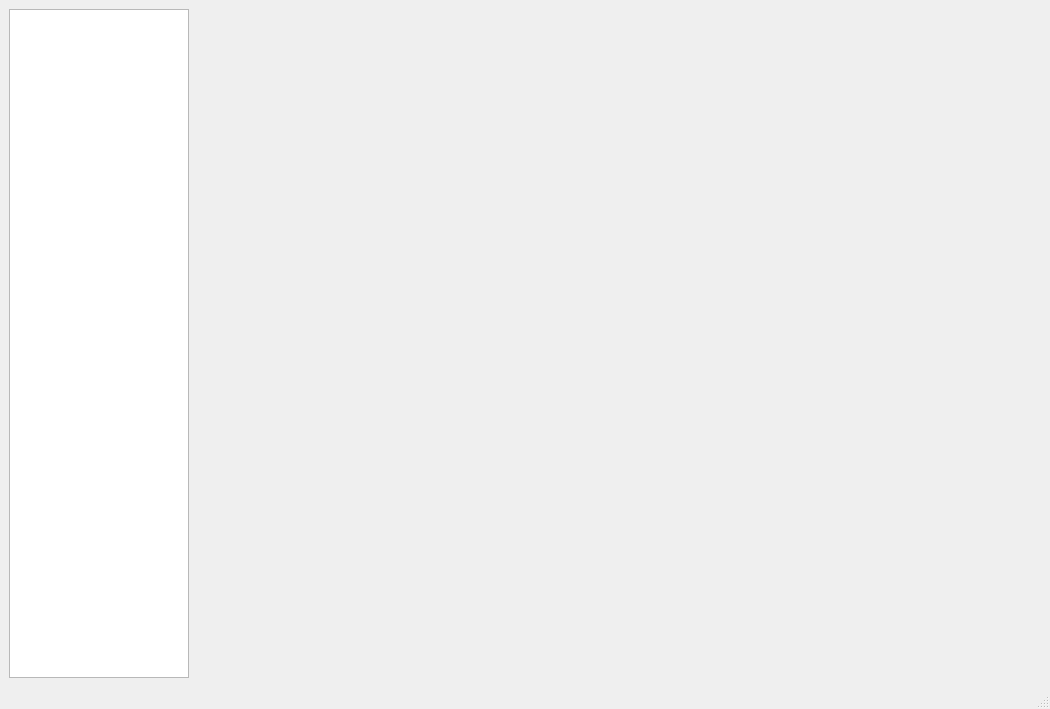
<?xml version="1.0" encoding="UTF-8"?>
<ui version="4.0">
 <class>MainWindow</class>
 <widget class="QMainWindow" name="MainWindow">
  <property name="geometry">
   <rect>
    <x>0</x>
    <y>0</y>
    <width>1050</width>
    <height>709</height>
   </rect>
  </property>
  <property name="windowTitle">
   <string>MainWindow</string>
  </property>
  <widget class="QWidget" name="centralwidget">
   <property name="styleSheet">
    <string notr="true"/>
   </property>
   <layout class="QGridLayout" name="gridLayout">
    <item row="1" column="1">
     <widget class="QStackedWidget" name="stackedWidget">
      <widget class="QWidget" name="page_6"/>
      <widget class="QWidget" name="page">
       <widget class="QPushButton" name="pushButton">
        <property name="geometry">
         <rect>
          <x>190</x>
          <y>450</y>
          <width>450</width>
          <height>40</height>
         </rect>
        </property>
        <property name="text">
         <string>进入管理员模式</string>
        </property>
       </widget>
       <widget class="QLineEdit" name="lineEdit">
        <property name="geometry">
         <rect>
          <x>190</x>
          <y>370</y>
          <width>451</width>
          <height>31</height>
         </rect>
        </property>
        <property name="font">
         <font>
          <pointsize>13</pointsize>
         </font>
        </property>
        <property name="echoMode">
         <enum>QLineEdit::Password</enum>
        </property>
        <property name="placeholderText">
         <string>请输入密码</string>
        </property>
       </widget>
       <widget class="QLabel" name="label">
        <property name="geometry">
         <rect>
          <x>50</x>
          <y>30</y>
          <width>720</width>
          <height>331</height>
         </rect>
        </property>
        <property name="sizePolicy">
         <sizepolicy hsizetype="Preferred" vsizetype="Maximum">
          <horstretch>0</horstretch>
          <verstretch>0</verstretch>
         </sizepolicy>
        </property>
        <property name="font">
         <font>
          <pointsize>17</pointsize>
         </font>
        </property>
        <property name="cursor">
         <cursorShape>ArrowCursor</cursorShape>
        </property>
        <property name="acceptDrops">
         <bool>false</bool>
        </property>
        <property name="toolTip">
         <string/>
        </property>
        <property name="whatsThis">
         <string>使用说明</string>
        </property>
        <property name="autoFillBackground">
         <bool>false</bool>
        </property>
        <property name="styleSheet">
         <string notr="true"/>
        </property>
        <property name="text">
         <string>       您可以通过本页面进入管理员模式，在下面的文本框中输入正确的密码，即可进入管理员模式，对航班信息进行统一的查询管理，添加航班，修改航班信息，取消航班，以及对航班数据进行任意的合法操作，对此系统有任何的观点，欢迎您来提出意见和反馈，感谢您的使用</string>
        </property>
        <property name="alignment">
         <set>Qt::AlignLeading|Qt::AlignLeft|Qt::AlignTop</set>
        </property>
        <property name="wordWrap">
         <bool>true</bool>
        </property>
       </widget>
      </widget>
      <widget class="QWidget" name="page_5">
       <widget class="QPushButton" name="pushButton_2">
        <property name="geometry">
         <rect>
          <x>190</x>
          <y>450</y>
          <width>450</width>
          <height>40</height>
         </rect>
        </property>
        <property name="text">
         <string>进入用户模式</string>
        </property>
       </widget>
       <widget class="QLabel" name="label_2">
        <property name="geometry">
         <rect>
          <x>60</x>
          <y>40</y>
          <width>720</width>
          <height>291</height>
         </rect>
        </property>
        <property name="font">
         <font>
          <pointsize>17</pointsize>
         </font>
        </property>
        <property name="text">
         <string>你好，欢迎使用春秋航班航班信息查询系统通过本系统用户可进行航班信息的查询了解到，指定航班的详细信息查询方式可以通过使肥城市起飞，城市和抵达城市进行搜寻相关符合条件的航班，同时可进行购买操作，再次见面下，您不需要进行登录即可使用。n</string>
        </property>
        <property name="alignment">
         <set>Qt::AlignLeading|Qt::AlignLeft|Qt::AlignTop</set>
        </property>
        <property name="wordWrap">
         <bool>true</bool>
        </property>
        <property name="margin">
         <number>0</number>
        </property>
       </widget>
      </widget>
      <widget class="QWidget" name="page_2">
       <widget class="QPushButton" name="pushButton_3">
        <property name="geometry">
         <rect>
          <x>190</x>
          <y>450</y>
          <width>450</width>
          <height>40</height>
         </rect>
        </property>
        <property name="text">
         <string>退出系统</string>
        </property>
       </widget>
       <widget class="QLabel" name="label_3">
        <property name="geometry">
         <rect>
          <x>60</x>
          <y>30</y>
          <width>721</width>
          <height>341</height>
         </rect>
        </property>
        <property name="font">
         <font>
          <pointsize>17</pointsize>
         </font>
        </property>
        <property name="text">
         <string>您好，欢迎使用春秋航空航班信息查询管理系统，本系统基于C加加语言，qt界面设计进行开发，可在windows MAC等环境下进行运行，管理系统当中包含管理员模式和用户模式相关，后台工作人员可以根据相关的密码进入管理员模式，对航班信息进行添加修改，删除查询等操作，有超级管理员权限用户模式无需登录，可查询相关城市所含有的航班以及其详细信息，在使用过程当中，欢迎您来提出任何意见和反馈，感谢您的使用
</string>
        </property>
        <property name="alignment">
         <set>Qt::AlignLeading|Qt::AlignLeft|Qt::AlignTop</set>
        </property>
        <property name="wordWrap">
         <bool>true</bool>
        </property>
       </widget>
      </widget>
     </widget>
    </item>
    <item row="1" column="0">
     <widget class="QTreeWidget" name="treeWidget">
      <property name="maximumSize">
       <size>
        <width>180</width>
        <height>16777215</height>
       </size>
      </property>
      <property name="font">
       <font>
        <pointsize>11</pointsize>
        <kerning>true</kerning>
       </font>
      </property>
      <property name="cursor" stdset="0">
       <cursorShape>OpenHandCursor</cursorShape>
      </property>
      <property name="styleSheet">
       <string notr="true"/>
      </property>
      <attribute name="headerVisible">
       <bool>false</bool>
      </attribute>
      <column>
       <property name="text">
        <string notr="true">1</string>
       </property>
      </column>
     </widget>
    </item>
   </layout>
  </widget>
  <widget class="QMenuBar" name="menubar">
   <property name="geometry">
    <rect>
     <x>0</x>
     <y>0</y>
     <width>1050</width>
     <height>22</height>
    </rect>
   </property>
  </widget>
  <widget class="QStatusBar" name="statusbar"/>
 </widget>
 <resources/>
 <connections/>
</ui>
